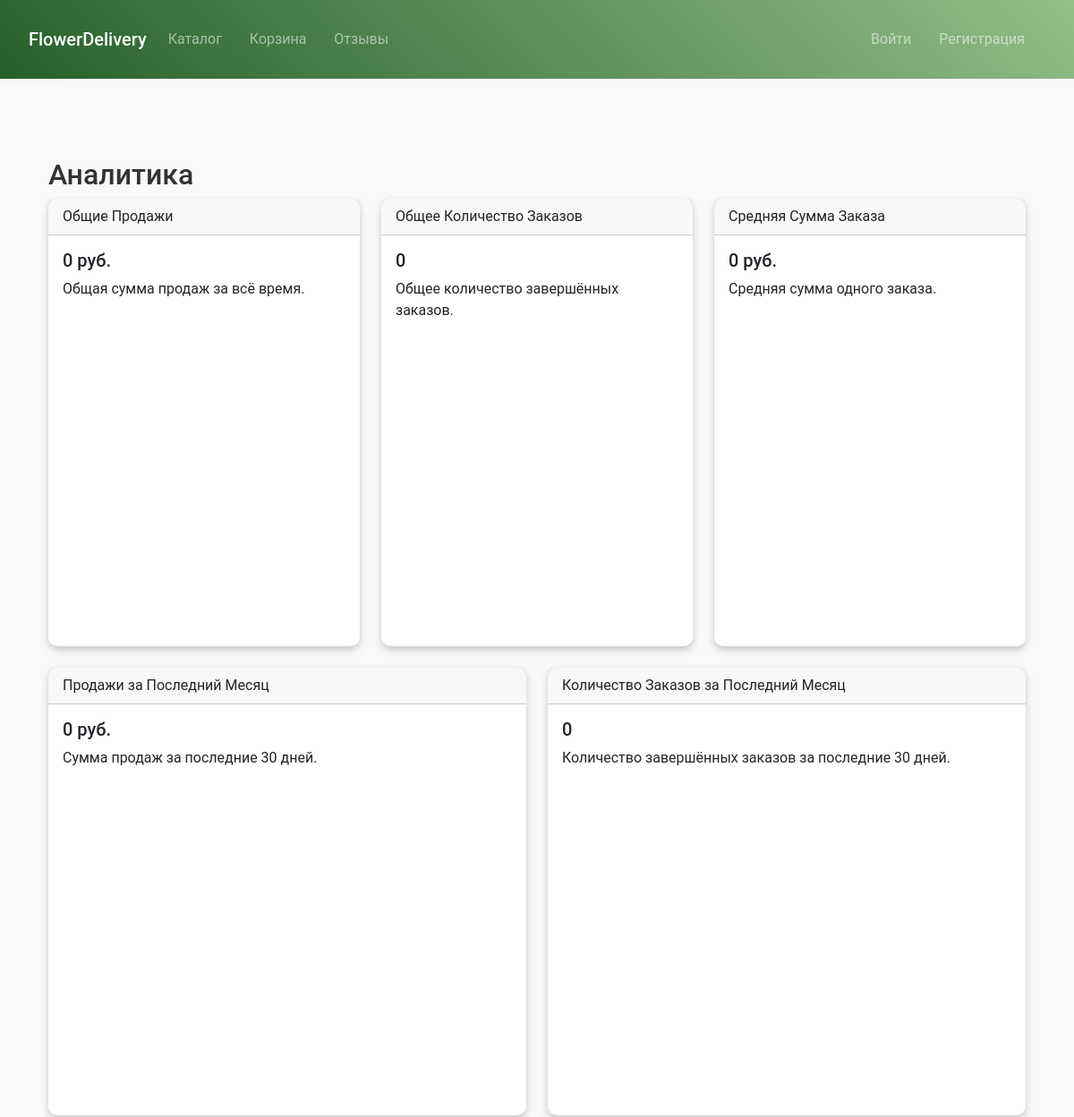
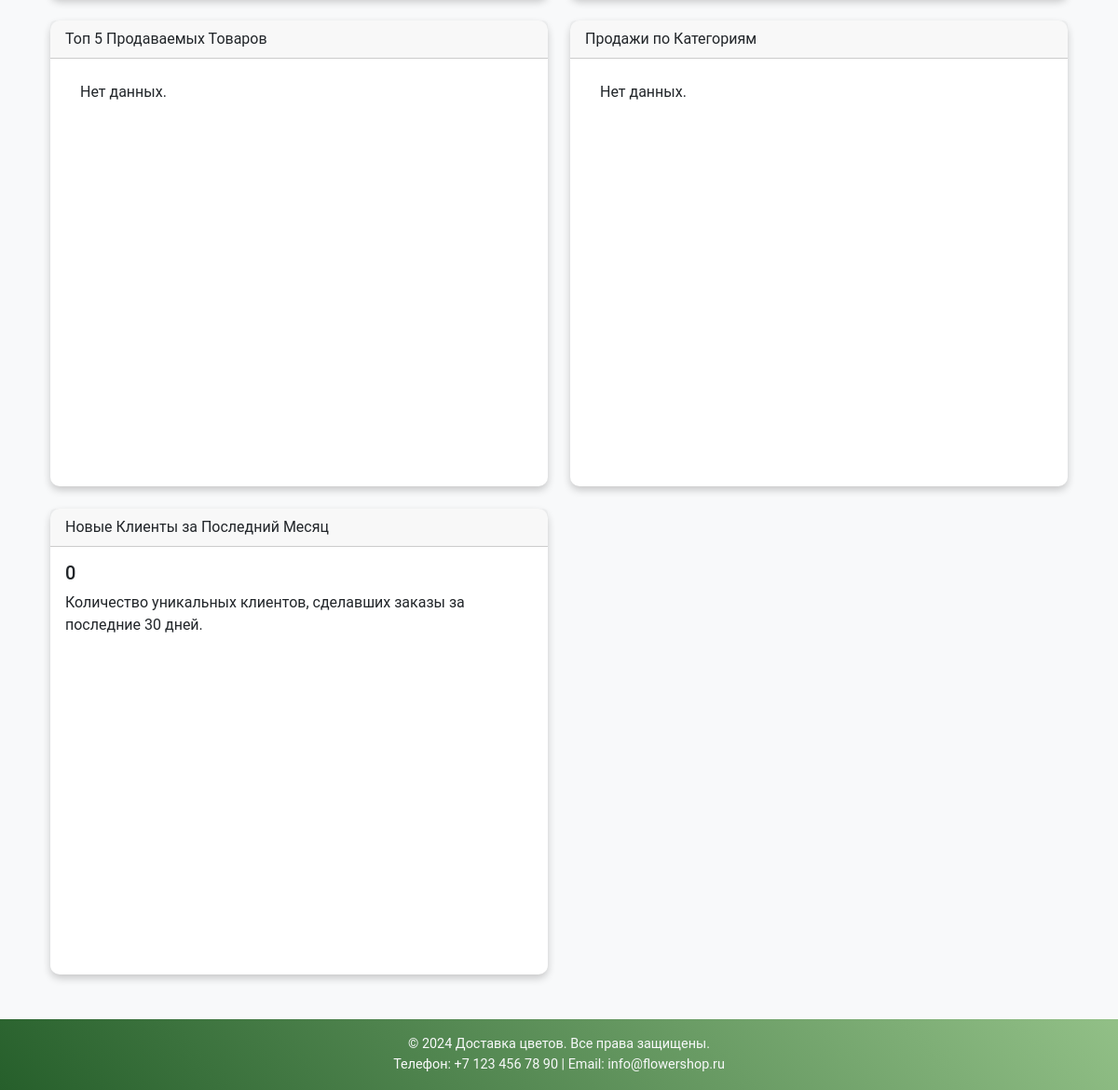
/analytics/dashboard/, run on an earlier commit of the app's database (2 pictures, top to bottom).
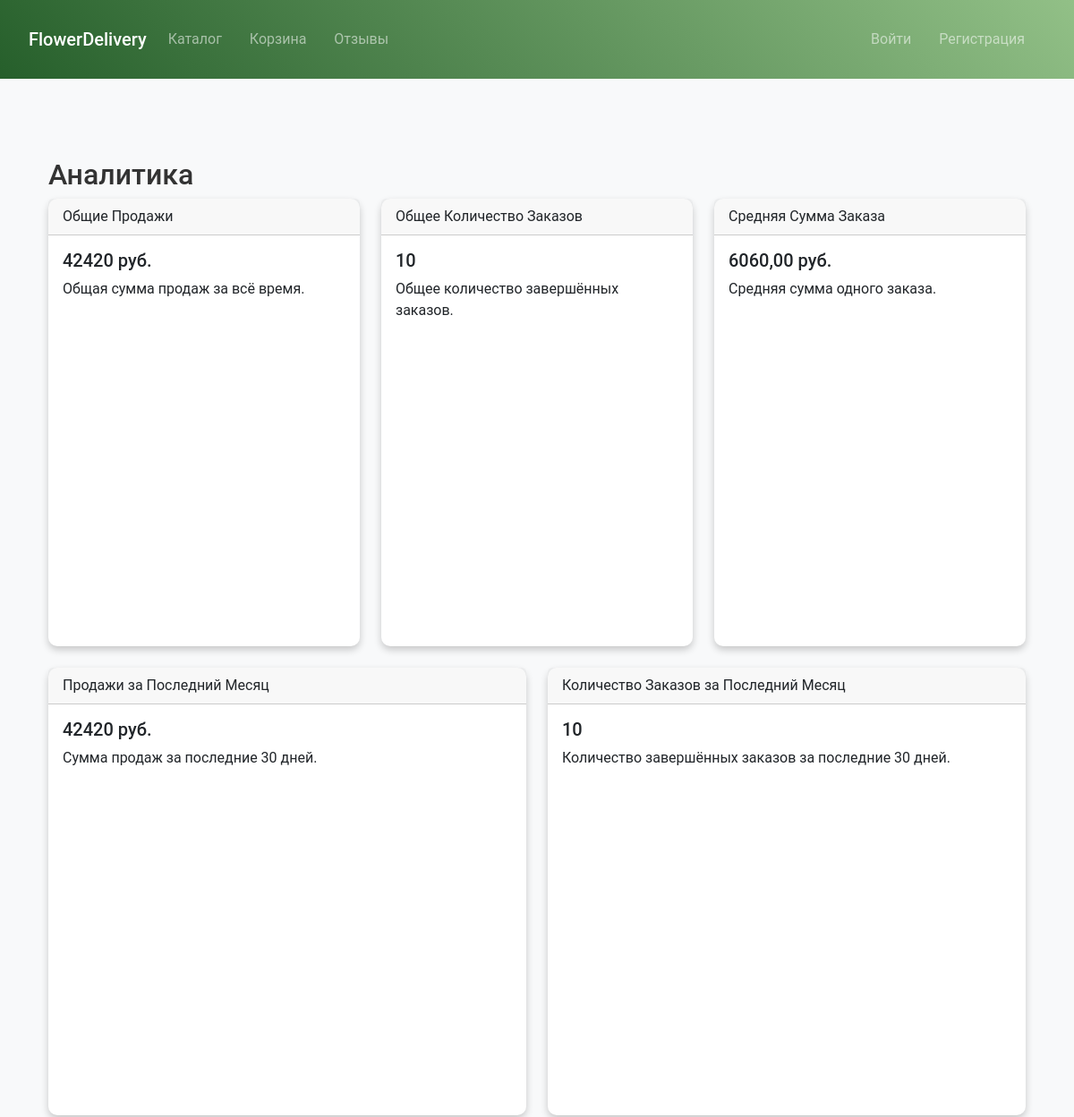
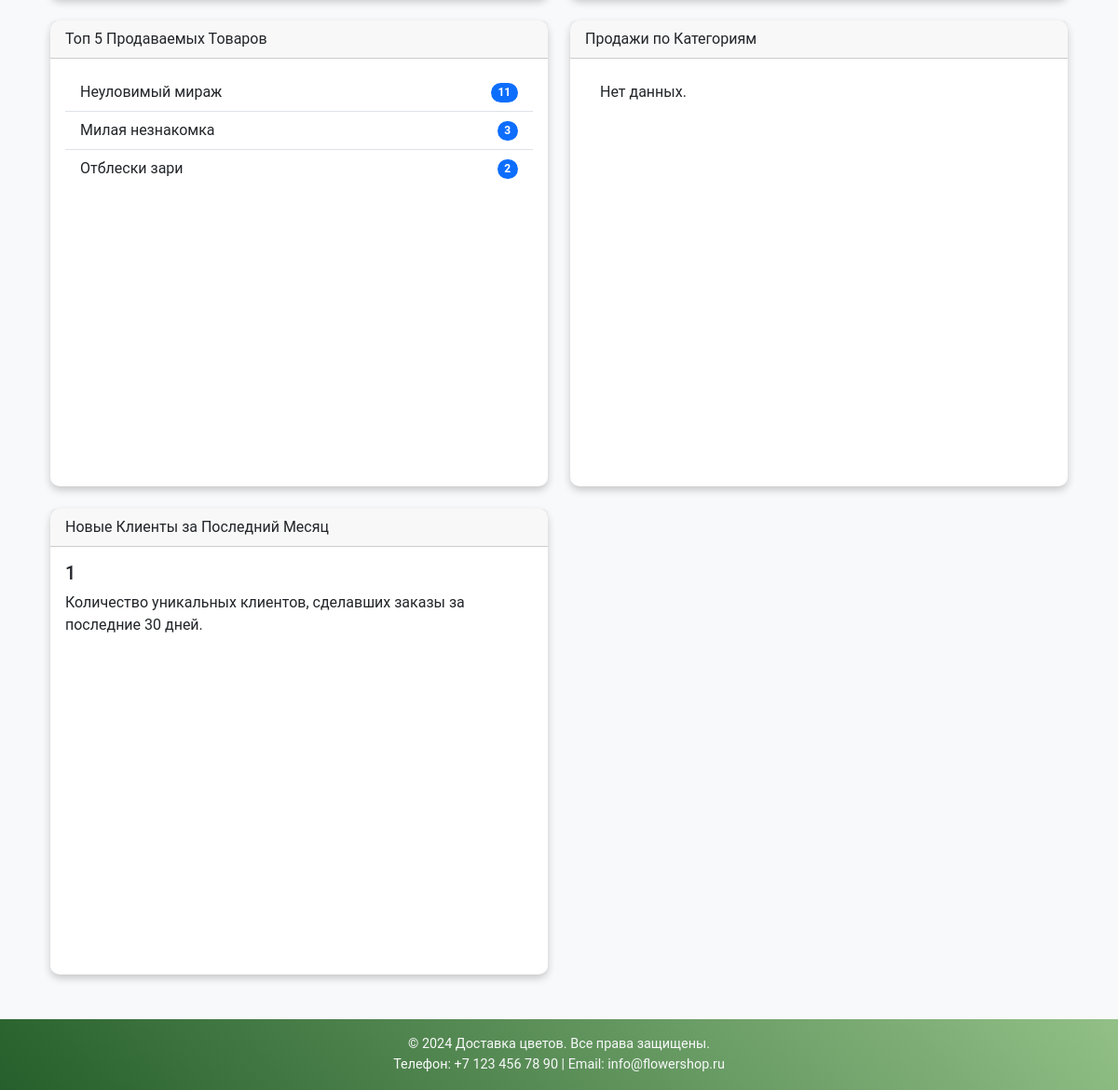
And on a later commit of the database (2 pictures, top to bottom).
### orders_app/models.py (models this page shows, shortened)
class Flower(models.Model):
    name = models.CharField(max_length=100)
    price = models.DecimalField(max_digits=8, decimal_places=2)
    description = models.TextField(blank=True)
    image = models.ImageField(upload_to='flowers', blank=True, null=True)

### analytics_app/views.py (the view)
async def dashboard(request):
    one_month_ago = timezone.now() - timedelta(days=30)
    total_sales_result = await sync_to_async(
        lambda: OrderItem.objects.filter(order__status='delivered').aggregate(
            total=Sum(F('quantity') * F('flower__price'))
        )
    )()
    total_sales = total_sales_result['total'] or 0
    total_orders = await sync_to_async(
        lambda: Order.objects.filter(status='delivered').count()
    )()
    average_order_result = await sync_to_async(
        lambda: OrderItem.objects.filter(order__status='delivered').values('order').annotate(
            order_total=Sum(F('quantity') * F('flower__price'))
        ).aggregate(avg=Avg('order_total'))
    )()
    average_order = average_order_result['avg'] or 0
    monthly_sales_result = await sync_to_async(
        lambda: OrderItem.objects.filter(order__status='delivered', order__created_at__gte=one_month_ago).aggregate(
            total=Sum(F('quantity') * F('flower__price'))
        )
    )()
    monthly_sales = monthly_sales_result['total'] or 0
    monthly_orders = await sync_to_async(
        lambda: Order.objects.filter(status='delivered', created_at__gte=one_month_ago).count()
    )()
    top_products = await sync_to_async(
        lambda: list(OrderItem.objects.filter(order__status='delivered').values(
            'flower__name'
        ).annotate(
            total_quantity=Sum('quantity')
        ).order_by('-total_quantity')[:5])
    )()
    try:
        sales_by_category = await sync_to_async(
            lambda: list(Flower.objects.values('category__name').annotate(
                total_sales=Sum(F('orderitem__quantity') * F('price'))
            ).order_by('-total_sales'))
        )()
    except FieldError:
        sales_by_category = []  # Если категорий нет, возвращаем пустой список
    new_customers = await sync_to_async(
        lambda: Order.objects.filter(status='delivered', created_at__gte=one_month_ago).values('user').distinct().count()
    )()
    context = {
        'total_sales': total_sales,
        'total_orders': total_orders,
        'average_order': round(average_order, 2),
        'monthly_sales': monthly_sales,
        'monthly_orders': monthly_orders,
        'top_products': top_products,
        'sales_by_category': sales_by_category,
        'new_customers': new_customers,
    }
    return await sync_to_async(render)(request, 'analytics_app/dashboard.html', context)

### analytics_app/templates/analytics_app/dashboard.html (shortened to what the changed rows need)
{% extends 'main_app/base.html' %}
{% block content %}
<div class="container mt-5">
    <h2>Аналитика</h2>
    <div class="row">
        <div class="col-md-4">
            <div class="card mb-4">
                <div class="card-body">
                    <h5 class="card-title">{{ total_sales }} руб.</h5>
                    <p class="card-text">Общая сумма продаж за всё время.</p>
                </div>
            </div>
        </div>
        <div class="col-md-4">
            <div class="card mb-4">
                <div class="card-body">
                    <h5 class="card-title">{{ total_orders }}</h5>
                    <p class="card-text">Общее количество завершённых заказов.</p>
                </div>
            </div>
        </div>
        <div class="col-md-4">
            <div class="card mb-4">
                <div class="card-body">
                    <h5 class="card-title">{{ average_order }} руб.</h5>
                    <p class="card-text">Средняя сумма одного заказа.</p>
                </div>
            </div>
        </div>
    </div>
    <div class="row">
        <div class="col-md-6">
            <div class="card mb-4">
                <div class="card-body">
                    <h5 class="card-title">{{ monthly_sales }} руб.</h5>
                    <p class="card-text">Сумма продаж за последние 30 дней.</p>
                </div>
            </div>
        </div>
        <div class="col-md-6">
            <div class="card mb-4">
                <div class="card-body">
                    <h5 class="card-title">{{ monthly_orders }}</h5>
                    <p class="card-text">Количество завершённых заказов за последние 30 дней.</p>
                </div>
            </div>
        </div>
    </div>
    <div class="row">
        <div class="col-md-6">
            <div class="card mb-4">
                <div class="card-body">
                    <ul class="list-group list-group-flush">
                        {% for product in top_products %}
                            <li class="list-group-item d-flex justify-content-between align-items-center">
                                {{ product.flower__name }}
                                <span class="badge bg-primary rounded-pill">{{ product.total_quantity }}</span>
                            </li>
                        {% empty %}
                            <li class="list-group-item">Нет данных.</li>
                        {% endfor %}
                    </ul>
                </div>
            </div>
        </div>
    </div>
    <div class="row">
        <div class="col-md-6">
            <div class="card mb-4">
                <div class="card-body">
                    <h5 class="card-title">{{ new_customers }}</h5>
                    <p class="card-text">Количество уникальных клиентов, сделавших заказы за последние 30 дней.</p>
                </div>
            </div>
        </div>
    </div>
</div>
{% endblock %}

What changed in the data, as far as the page shows it:
now on this page (row unchanged): Flower: flower__name "Неуловимый мираж", total_quantity "11"
now on this page (row edited): Flower: flower__name "Милая незнакомка", total_quantity "3"
now on this page (row edited): Flower: flower__name "Отблески зари", total_quantity "2"
Also different on the page:
{{ total_sales }}: "0" → "42420"
{{ total_orders }}: "0" → "10"
{{ average_order }}: "0" → "6060,00"
{{ monthly_sales }}: "0" → "42420"
{{ monthly_orders }}: "0" → "10"
{{ new_customers }}: "0" → "1"
text no longer shown: "Нет данных."
